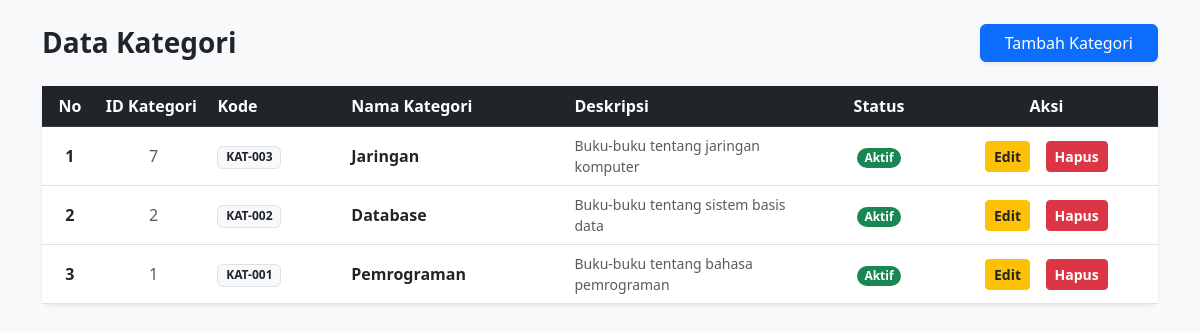
The page / on the database its author committed.
### tables this page shows
CREATE TABLE `kategori` (
  `id_kategori` int NOT NULL,
  `kode_kategori` varchar(10) NOT NULL,
  `nama_kategori` varchar(50) NOT NULL,
  `deskripsi` text,
  `status` enum('Aktif','Nonaktif') DEFAULT 'Aktif',
  `created_at` timestamp NULL DEFAULT CURRENT_TIMESTAMP
);

### index.php (the view, shortened to what this page needs)
<?php
require_once 'config/database.php';
$result = mysqli_query($conn, "SELECT * FROM kategori ORDER BY id_kategori DESC");
?>
<!DOCTYPE html>
<html lang="id">
<head>
    <link href="https://cdn.jsdelivr.net/npm/bootstrap@5.3.0/dist/css/bootstrap.min.css" rel="stylesheet">
</head>
<body class="container py-4">
    <div class="d-flex justify-content-between align-items-center mb-4">
        <h3 class="fw-bold text-dark m-0">Data Kategori</h3>
        <a href="create.php" class="btn btn-primary px-4 shadow-sm">Tambah Kategori</a>
    </div>
    <div class="card shadow-sm">
        <div class="table-responsive">
            <table class="table table-hover align-middle mb-0">
                <thead class="table-dark">
                    <tr>
                        <th class="text-center" width="5%">No</th>
                        <th width="10%">ID Kategori</th>
                        <th width="12%">Kode</th>
                        <th width="20%">Nama Kategori</th>
                        <th>Deskripsi</th>
                        <th class="text-center" width="10%">Status</th>
                        <th class="text-center" width="20%">Aksi</th>
                    </tr>
                </thead>
                <tbody>
                <?php
                if ($result && mysqli_num_rows($result) > 0):
                    $no = 1;
                    while ($row = mysqli_fetch_assoc($result)):
                ?>
                    <tr>
                        <td class="text-center fw-bold"><?= $no++; ?></td>
                        <td class="text-center text-muted"><?= $row['id_kategori']; ?></td>
                        <td>
                            <span class="badge bg-light text-dark border">
                                <?= $row['kode_kategori']; ?>
                            </span>
                        </td>
                        <td class="fw-bold"><?= $row['nama_kategori']; ?></td>
                        <td class="text-muted small">
                            <?= $row['deskripsi'] ? $row['deskripsi'] : '-'; ?>
                        </td>
                        <td class="text-center">
                            <span class="badge rounded-pill bg-<?= $row['status'] == 'Aktif' ? 'success' : 'danger'; ?>">
                                <?= $row['status']; ?>
                            </span>
                        </td>
                        <td class="text-center">
                            <a href="edit.php?id=<?= $row['id_kategori']; ?>"
                               class="btn btn-sm btn-warning btn-custom-gap text-dark fw-bold">
                               Edit
                            </a>
                            <a href="delete.php?id=<?= $row['id_kategori']; ?>"
                               onclick="return confirm('Yakin ingin menghapus data ini?')"
                               class="btn btn-sm btn-danger fw-bold">
                               Hapus
                            </a>
                        </td>
                    </tr>
                <?php
                    endwhile;
                endif; ?>
                </tbody>
            </table>
        </div>
    </div>
</body>
</html>

### index.php (style rules this page uses)
body { background-color: #f8f9fa; }
.btn-custom-gap { margin-right: 0.3cm; }
.card { border: none; border-radius: 10px; }

### rows shown on the page
kategori: id_kategori "7", kode_kategori "KAT-003", nama_kategori "Jaringan", deskripsi "Buku-buku tentang jaringan komputer", status "Aktif"
kategori: id_kategori "2", kode_kategori "KAT-002", nama_kategori "Database", deskripsi "Buku-buku tentang sistem basis data", status "Aktif"
kategori: id_kategori "1", kode_kategori "KAT-001", nama_kategori "Pemrograman", deskripsi "Buku-buku tentang bahasa pemrograman", status "Aktif"
